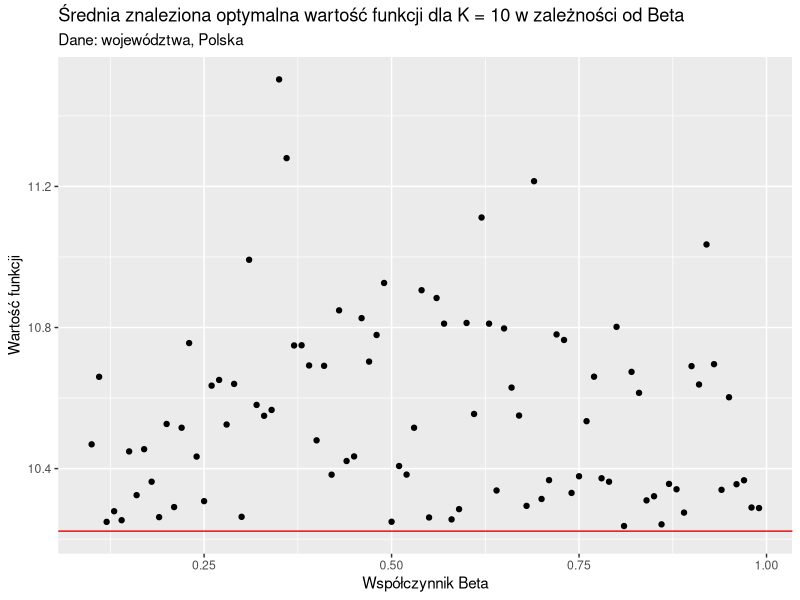
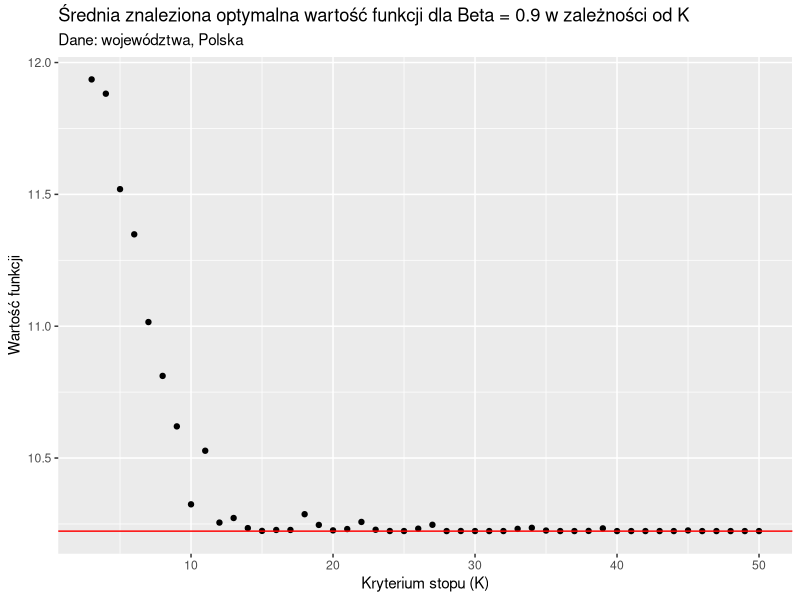

Write the R code that produced these figures, in order.
library(ggplot2)

# Ustawienie lokalizacji na lokalizację pliku
setwd(dirname(rstudioapi::getActiveDocumentContext()$path))

df1 <- read.csv("data/experiment1_betas.csv")
df2 <- read.csv("data/experiment1_Ks.csv")
head(df1)
head(df2)

# Wykres 1
ggplot(data = df1[-91,], aes(x = betas, y = result_polska)) +
  geom_point() +
  geom_hline(yintercept = df1[91, 2], color = "red") +
  labs(title = "Średnia znaleziona optymalna wartość funkcji dla K = 10 w zależności od Beta",
       subtitle = "Dane: województwa, Polska",
       x = "Współczynnik Beta",
       y = "Wartość funkcji")

# Wykres 2

# Wykres 3

# Wykres 4
ggplot(data = df2[-49,], aes(x = Ks, y = result_polska)) +
  geom_point() +
  geom_hline(yintercept = df2[49, 2], color = "red") +
  labs(title = "Średnia znaleziona optymalna wartość funkcji dla Beta = 0.9 w zależności od K",
       subtitle = "Dane: województwa, Polska",
       x = "Kryterium stopu (K)",
       y = "Wartość funkcji")

# Wykres 5

# Wykres 6
